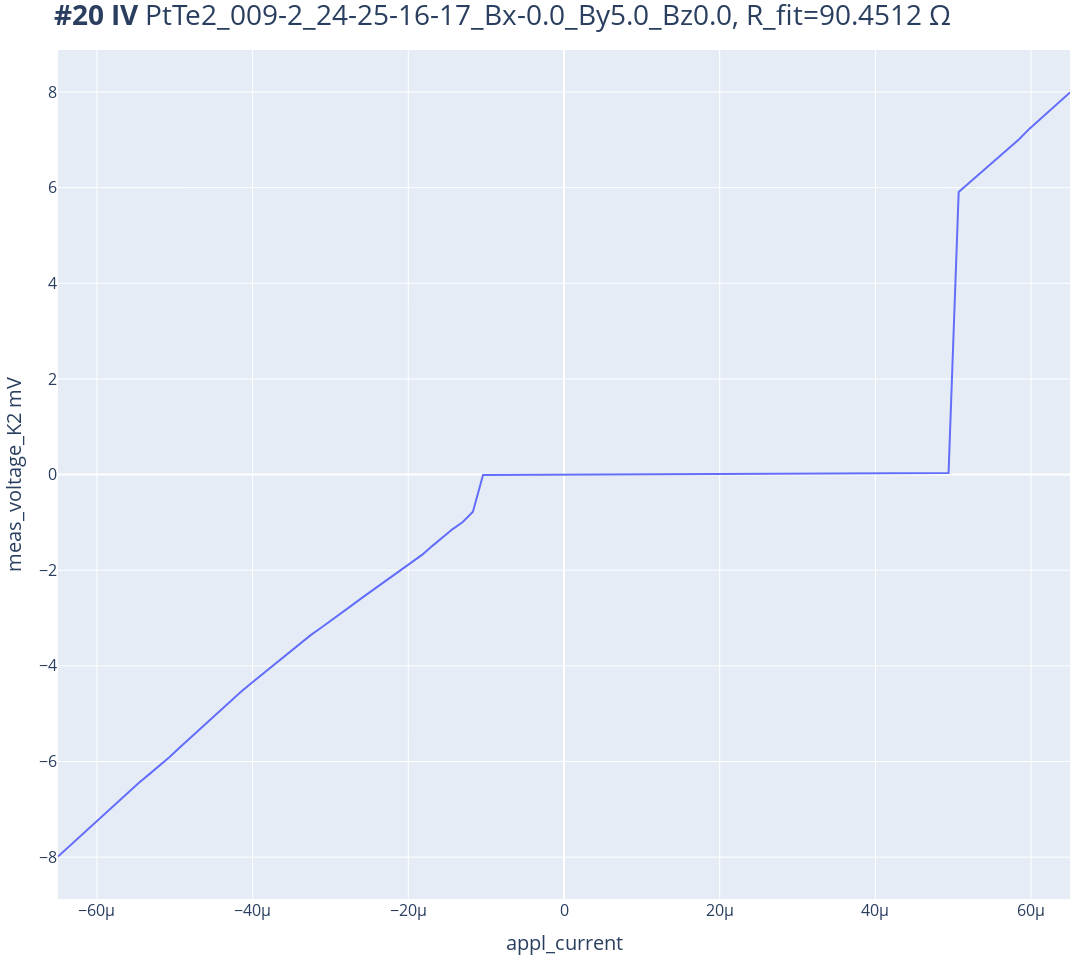
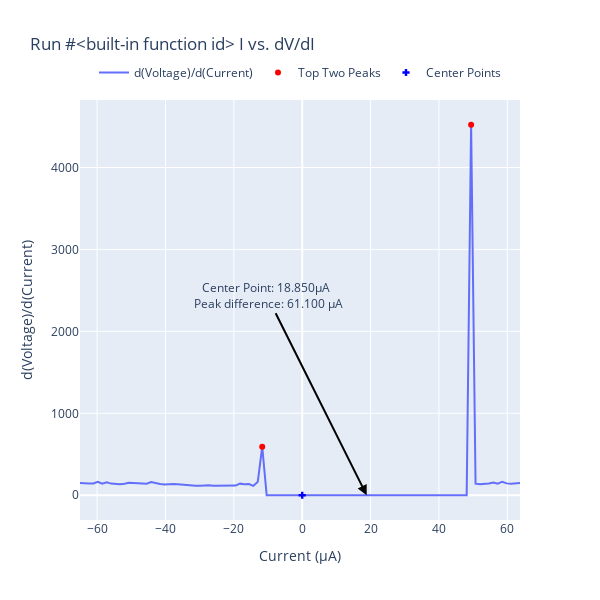

Notebook code for these charts, in order:
### Code cell
I_range = 65e-6
appl_current(-I_range)
sleep(1)
Bx = magnet_x.field()
By = magnet_y.field()
Bz = magnet_z.field()
exp = qc.new_experiment('IV', sample_name=f'PtTe2_009-2_24-25-16-17_Bx{Bx*1e3:.1f}_By{By*1e3:.1f}_Bz{Bz*1e3:.1f}')

dataid = do1d(appl_current, -I_range ,I_range, 101, 0.03,meas_voltage_K2,)

appl_current(0)
print(f"R = {get_R_from_IV(dataid)}")
IV(dataid)
IV_diff(dataid)
